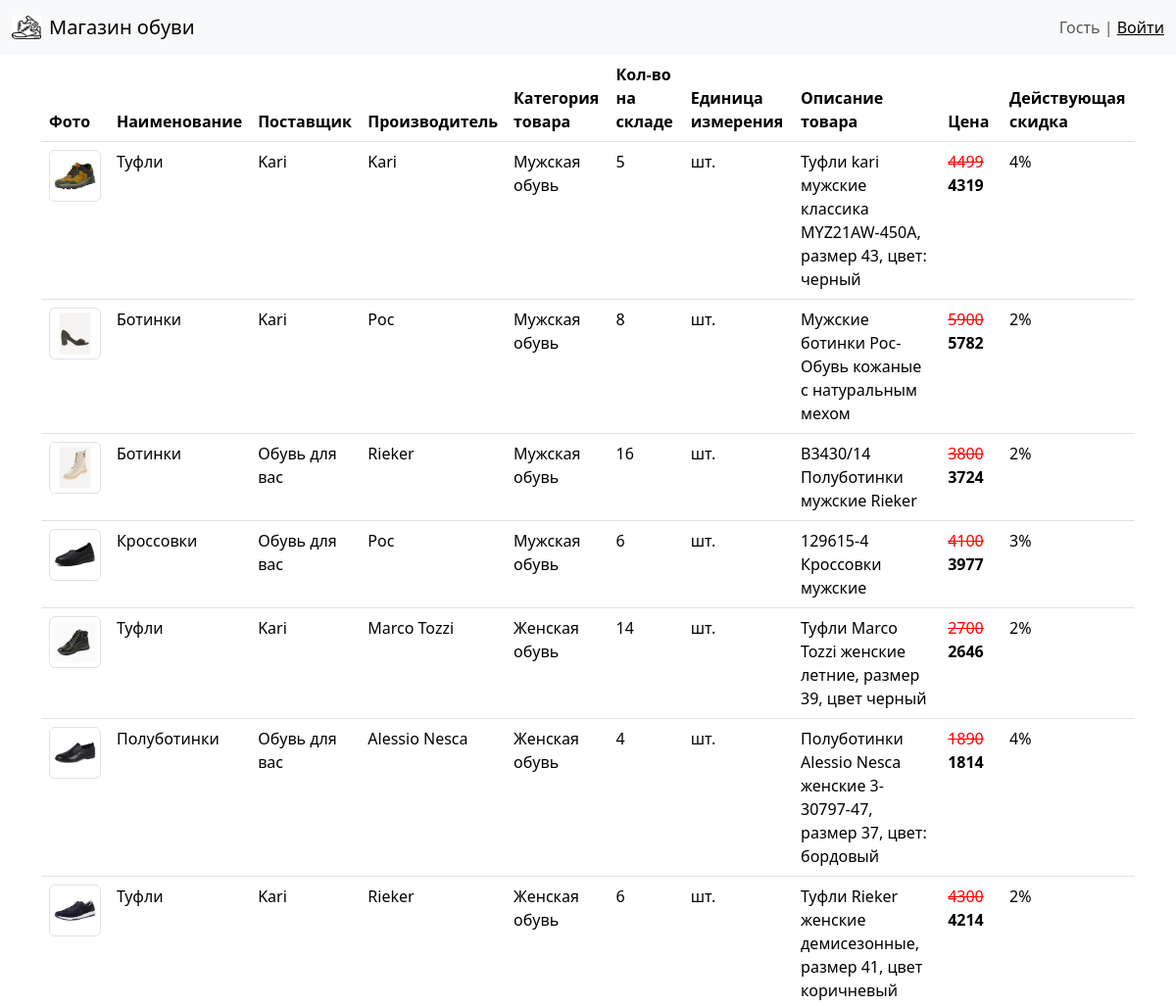
Before: / (upper part) with the older database file.
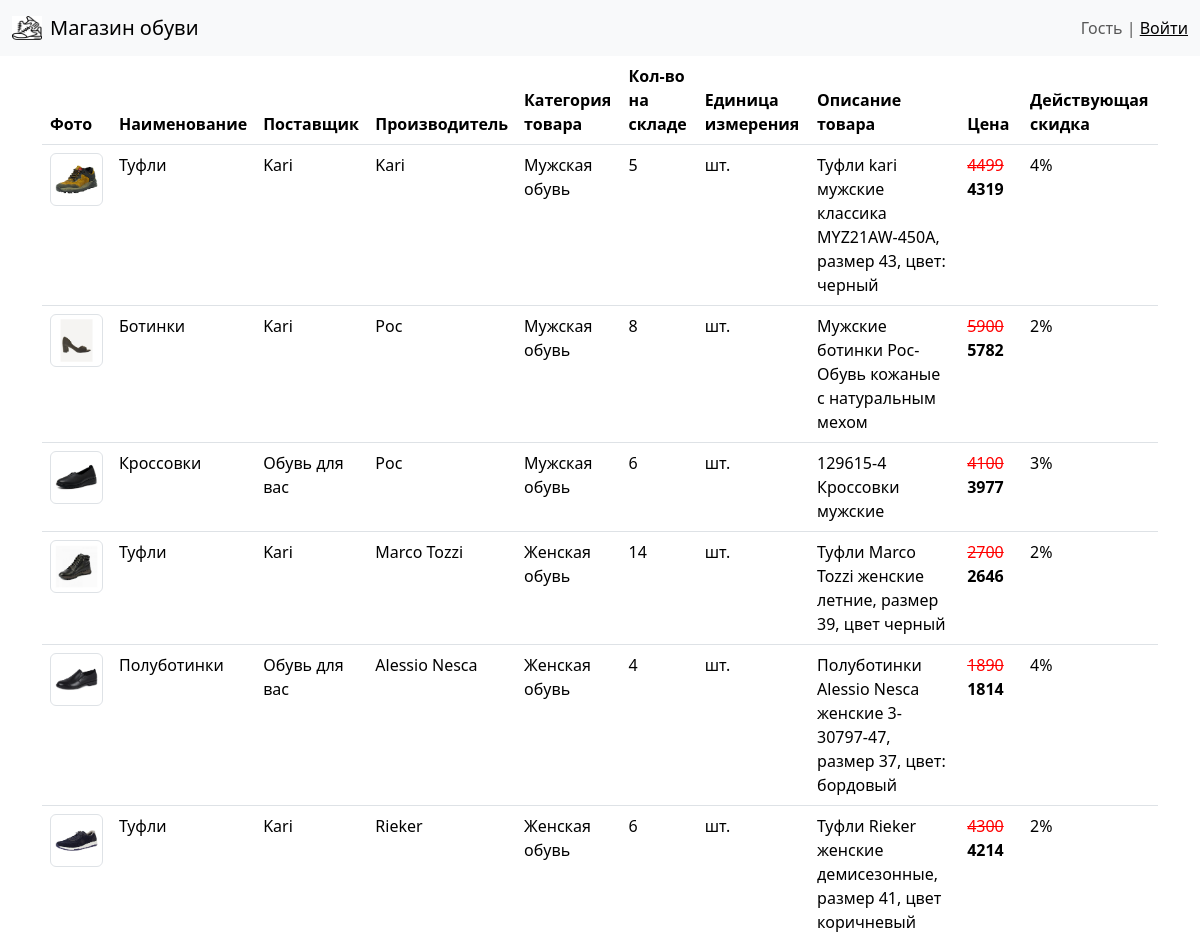
After: the same page with the newer database file.
### products/models.py (models this page shows, shortened)
class Product(models.Model):
    article = models.CharField(max_length=50, unique=True, verbose_name='Артикул')
    name = models.CharField(max_length=100, verbose_name='Наименование')
    unit_type = models.CharField(max_length=50, default='шт.', verbose_name='Единица измерения')
    price = models.DecimalField(max_digits=10, decimal_places=2, verbose_name='Цена')
    supplier = models.ForeignKey(Supplier, verbose_name='Поставщик', on_delete=models.PROTECT)
    manufacturer = models.ForeignKey(Manufacturer, verbose_name='Производитель', on_delete=models.PROTECT)
    category = models.ForeignKey(Category, verbose_name='Категория товара', on_delete=models.PROTECT)
    discount = models.DecimalField(max_digits=5, decimal_places=2, default=0, verbose_name='Действующая скидка')
    stock_quantity = models.IntegerField(verbose_name='Кол-во на складе')
    description = models.TextField(max_length=1024, verbose_name='Описание товара')
    photo = models.CharField(max_length=255, blank=True, null=True, verbose_name='Путь к фотографии')
    class Meta:
        db_table = 'product'
        managed = True
        verbose_name = 'Товар'
        verbose_name_plural = 'Товары'
    @property
    def price_after_discount(self):
        return self.price * (1 - self.discount / 100)

class Supplier(models.Model):
    name = models.CharField(max_length=100, verbose_name='Название')
    class Meta:
        db_table = 'supplier'
        managed = True
        verbose_name = 'Поставщик'
        verbose_name_plural = 'Поставщики'
    def __str__(self):
        return self.name

class Manufacturer(models.Model):
    name = models.CharField(max_length=100, verbose_name='Название')
    class Meta:
        db_table = 'manufacturer'
        managed = True
        verbose_name = 'Производитель'
        verbose_name_plural = 'Производитеи'
    def __str__(self):
        return self.name

class Category(models.Model):
    name = models.CharField(max_length=100, verbose_name='Название')
    class Meta:
        db_table = 'category'
        managed = True
        verbose_name = 'Категория'
        verbose_name_plural = 'Категории'
    def __str__(self):
        return self.name

### products/views.py (the view)
# urls.py: path('', views.product_list, name="product_list"),
def product_list(request):
    products = Product.objects.all()
    suppliers = Supplier.objects.all()
    return render(request, 'products/product_list.html', {'products': products, 'suppliers': suppliers})

### templates/products/product_list.html (shortened to what this page needs)
{% extends 'base.html' %}
{% block content %}
<table class="table">
    <thead>
        <tr>
            <th scope="col">Фото</th>
            <th scope="col">Наименование</th>
            <th scope="col">Поставщик</th>
            <th scope="col">Производитель</th>
            <th scope="col">Категория товара</th>
            <th scope="col">Кол-во на складе</th>
            <th scope="col">Единица измерения</th>
            <th scope="col">Описание товара</th>
            <th scope="col">Цена</th>
            <th scope="col">Действующая скидка</th>
        </tr>
    </thead>
    <tbody>
        {% for product in products %}
        <tr class="product-row  {% if product.stock_quantity == 0 %}outofstock-row{% endif %} " data-stock="{{product.stock_quantity}}"
            data-supplier="{{product.supplier}}">
            <td>
                <img src="static/products/{{product.photo}}" class="img-thumbnail" alt="..."
                    onerror="this.src = 'static/products/picture.png'">
            </td>
            <td>
                {{product.name}}
            </td>
            <td>
                {{product.supplier}}
            </td>
            <td>
                {{product.manufacturer}}
            </td>
            <td>
                {{product.category}}
            </td>
            <td>
                {{product.stock_quantity}}
            </td>
            <td>
                {{product.unit_type}}
            </td>
            <td>
                {{product.description}}
            </td>
            <td>
                {% if product.discount > 0 %}
                <span class="price-old">{{product.price|floatformat:0}}</span>
                <span class="price-new">{{product.price_after_discount|floatformat:0}}</span>
                {% else %}
                {{product.price|floatformat:0}}
                {% endif %}
            </td>
            <td>
                {{product.discount|floatformat:0}}%
            </td>
        </tr>
        {% endfor %}
    </tbody>
</table>
{% endblock%}

### templates/base.html (shortened to what this page needs)
    {% load static %}
<!DOCTYPE html>
<html lang="en">
<head>
    <link href="https://cdn.jsdelivr.net/npm/bootstrap@5.3.8/dist/css/bootstrap.min.css" rel="stylesheet"
>
</head>
<body>
    <nav class="navbar navbar-expand-lg bg-body-tertiary">
        <div class="container-fluid d-flex justify-content-between">
            <div class="d-flex align-items-center gap-2">
                <img src="/static/products/Icon.JPG" width="30" height="24">
                <a class="navbar-brand" href="#">Магазин обуви</a>
            </div>
            <div id="navbarText">
                <span class="navbar-text">
                    {% if user.is_authenticated%}
                    {{user.get_full_name}}
                    |
                    <form action="{% url 'logout' %}" method="post" class="list-inline-item"> {% csrf_token %}<button
                            type="submit" class="btn btn-primary">Выйти</button>
                    </form>
                    {% else %}
                    Гость
                    | <a href="{% url 'login' %}">Войти</a>
                    {% endif %}
                </span>
            </div>
        </div>
    </nav>
    <div class="container">
        {% block content %}
        {% endblock%}
    </div>
</body>
</html>

### templates/base.html (style rules this page uses)
.price-old { text-decoration: line-through; color: red; }
.price-new { color: black; font-weight: bold; }

Changed rows visible on the page:
removed Product: photo (picture), name "Ботинки", supplier "Обувь для вас", manufacturer "Rieker", category "Мужская обувь", stock_quantity "16", unit_type "шт.", description "B3430/14 Полуботинки мужские Rieker", price "3800", price_after_discount "3724", discount "2"
